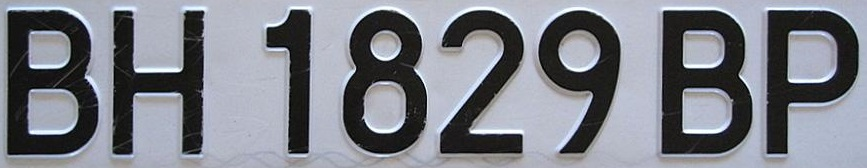
%> input picture images/plate_1.jpg, 867 x 168 px; its folder holds only this picture in this run
$ octave main.m   (GNU Octave 9; MATLAB toolbox functions it lacks are replaced by stand-ins)
%> lines starting %> are read from the running program, lines starting %| are printed output that depends on the picture; in (x1, y1, x2, y2) boxes, pixels count from 0 and x2, y2 are one past the last pixel; in counts of white or black regions, pixels touching at a corner belong together; the program's own positions count from 1
### Threshold.m
function img_blackAndWhite = Threshold(img_gray)
%Threshold converts a gray-scale image into a binary image
%   input:  a gray-scale image
%   output: a black-and-white image (binary image)

% find the maximum value ...
 max_level = max(img_gray);
 [row, col] = size(max_level);
 maxValue = max_level(1,1);
 for m = 1 : row
     for n = 1 : col
         maximum = max_level(m, n);
         if maximum > maxValue
             maxValue = maximum;
         end
     end
 end

 % find the minimum value ...
 min_level = min(img_gray);
 [row, col] = size(min_level);
 minValue = min_level(1,1);
 for m = 1 : row
     for n = 1 : col
         minimum = min_level(m, n);
         if minimum < minValue
             minValue = minimum;
         end
     end
 end

 % delete unnecessary variables
 clear max_level; clear min_level; clear maximum; clear minimum;

 % apply threshold ... (only black and white)
 threshold_value = ((maxValue + minValue)/2) - 1;
 [row, col] = size(img_gray);
 img_blackAndWhite = uint8(zeros(row, col));
 for m = 1 : row
     for n = 1 : col
         pixel = img_gray(m,n);
         if pixel <= threshold_value
             img_blackAndWhite(m,n) = 255; % it should be 0 ,but it's inverted
         else
             img_blackAndWhite(m,n) = 0; % it should be 255 ,but it's inverted
         end
     end
 end

end

### main.m
% NOTE:
%   images MUST be in .jpg format

close all; clear; clc;

% get all images from a specific directory using regex:
images = dir('images\*.jpg');

for index = 1:length(images)
    % close ALL opened figures, if any exists:
    close all;

    % get an image name:
    img_name = images(index).name;
    original_name = strcat('images\', img_name);

    % read a specific image:
    img_original = imread(original_name);
%> img_original is the input picture: size 168x867x3 uint8; mean R, G, B 125.4, 128.2, 136.6

    % check image dimentions to apply resize:
    [width, height, dim] = size(img_original);
%> width = 168; height = 867; dim = 3
    if (width > 500) || (height > 2000)
        img_original = imresize(img_original, 1/3);
    end

    % change original image into gray image:
    img_grayScale = rgb2gray(img_original);
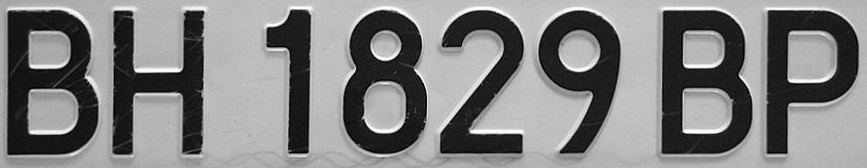
%> img_grayScale: size 168x867 uint8; min 0, max 254, mean 128.3

    % apply threshold to get a binary image:
    img_BlackAndWhite = Threshold(img_grayScale);
%> in Threshold, `max_level = max(img_gray);`: max_level = 867 values, max 254 at index 387, min 170 at index 4, mean 233.1
%> in Threshold, `maxValue = max_level(1,1);`: maxValue = 178
%> after the loop in Threshold, `for m = 1 : row`: maxValue = 254
%> in Threshold, `min_level = min(img_gray);`: min_level = 867 values, max 179 at index 756, min 0 at index 291, mean 45.56
%> in Threshold, `minValue = min_level(1,1);`: minValue = 164
%> after the loop in Threshold, `for m = 1 : row`: minValue = 0
%> in Threshold, `threshold_value = ((maxValue + minValue)/2) - 1;`: threshold_value = 126
%> after the loop in Threshold, `for m = 1 : row`:
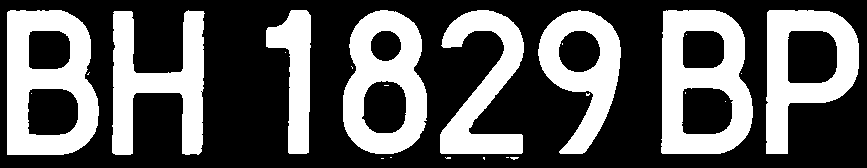
%> img_blackAndWhite: size 168x867 uint8; 35.8% white; 25 white regions (17 under 20 px), largest, box (x1, y1, x2, y2) and area: (7, 10, 99, 155) 8361, (661, 10, 753, 154) 8231, (343, 10, 427, 154) 7179

    % remove small connected components from binary image:
    img_WithoutNoise = bwareaopen(img_BlackAndWhite, 450);

    % apply O.C.R. on the filtered image:
%> (the run ends here)

$ run again, on images/plate_5.jpg
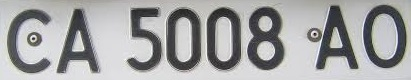
%> input picture images/plate_5.jpg, 411 x 80 px
%> img_original is the input picture: size 80x411x3 uint8; mean R, G, B 163.2, 163.6, 164
%> max_level = 411 values, max 255 at index 126, min 206 at index 410, mean 226.8
%> in Threshold, `maxValue = max_level(1,1);`: maxValue = 224
%> after the loop in Threshold, `for m = 1 : row`: maxValue = 255
%> min_level = 411 values, max 187 at index 1, min 4 at index 315, mean 78.45
%> in Threshold, `minValue = min_level(1,1);`: minValue = 187
%> after the loop in Threshold, `for m = 1 : row`: minValue = 4
%> threshold_value = 127
%> after the loop in Threshold, `for m = 1 : row`:
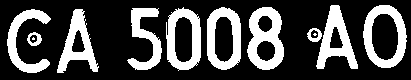
%> img_blackAndWhite: size 80x411 uint8; 28.6% white; 12 white regions (2 under 20 px), largest, box (x1, y1, x2, y2) and area: (247, 7, 284, 70) 1380, (363, 5, 407, 68) 1223, (316, 5, 358, 69) 1175
%> `img_WithoutNoise = bwareaopen(img_BlackAndWhite, 450);`:
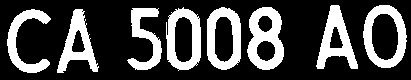
%> img_WithoutNoise: size 80x411 logical; 27.9% white; 8 white regions, largest, box (x1, y1, x2, y2) and area: (247, 7, 284, 70) 1380, (363, 5, 407, 68) 1223, (316, 5, 358, 69) 1175

$ run again, on images/plate_6.jpg
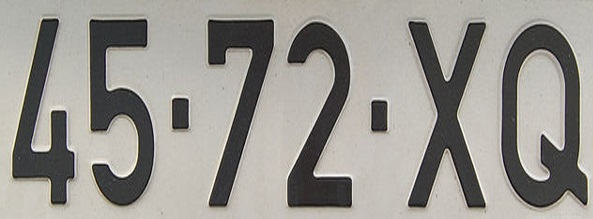
%> input picture images/plate_6.jpg, 593 x 219 px
%> img_original is the input picture: size 219x593x3 uint8; mean R, G, B 151.8, 149.2, 143.7
%> max_level = 593 values, max 254 at index 126, min 196 at index 197, mean 226.2
%> in Threshold, `maxValue = max_level(1,1);`: maxValue = 205
%> after the loop in Threshold, `for m = 1 : row`: maxValue = 254
%> min_level = 593 values, max 179 at index 590, min 0 at index 225, mean 54.66
%> in Threshold, `minValue = min_level(1,1);`: minValue = 175
%> after the loop in Threshold, `for m = 1 : row`: minValue = 0
%> threshold_value = 126
%> after the loop in Threshold, `for m = 1 : row`:
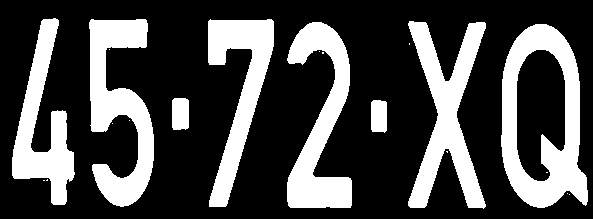
%> img_blackAndWhite: size 219x593 uint8; 29% white; 20 white regions (12 under 20 px), largest, box (x1, y1, x2, y2) and area: (501, 24, 588, 208) 7679, (89, 19, 154, 207) 6453, (408, 21, 486, 209) 6367

$ run again, on images/plate_7.jpg
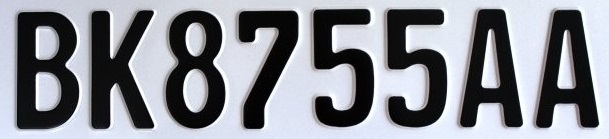
%> input picture images/plate_7.jpg, 609 x 139 px
%> img_original is the input picture: size 139x609x3 uint8; mean R, G, B 136.5, 138.9, 146
%> max_level = 609 values, max 255 at index 37, min 223 at index 171, mean 243.8
%> in Threshold, `maxValue = max_level(1,1);`: maxValue = 233
%> after the loop in Threshold, `for m = 1 : row`: maxValue = 255
%> min_level = 609 values, max 235 at index 606, min 0 at index 52, mean 41.75
%> in Threshold, `minValue = min_level(1,1);`: minValue = 205
%> after the loop in Threshold, `for m = 1 : row`: minValue = 0
%> threshold_value = 127
%> after the loop in Threshold, `for m = 1 : row`:
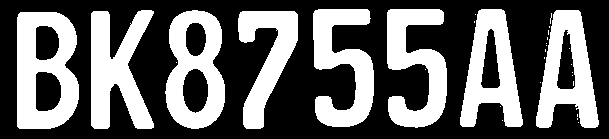
%> img_blackAndWhite: size 139x609 uint8; 39.5% white; 31 white regions (23 under 20 px), largest, box (x1, y1, x2, y2) and area: (17, 12, 79, 129) 4974, (91, 10, 154, 129) 4484, (165, 10, 225, 129) 4257
%> `img_WithoutNoise = bwareaopen(img_BlackAndWhite, 450);`:
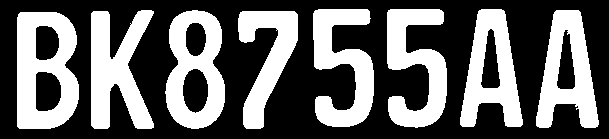
%> img_WithoutNoise: size 139x609 logical; 39.5% white; 8 white regions, largest, box (x1, y1, x2, y2) and area: (17, 12, 79, 129) 4974, (91, 10, 154, 129) 4484, (165, 10, 225, 129) 4257

$ run again, on images/plate_2.jpg
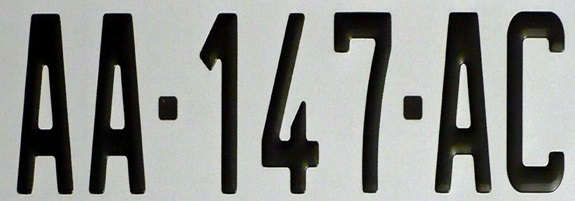
%> input picture images/plate_2.jpg, 575 x 201 px
%> img_original is the input picture: size 201x575x3 uint8; mean R, G, B 143.5, 145.5, 142.1
%> max_level = 575 values, max 254 at index 469, min 188 at index 1, mean 219.9
%> in Threshold, `maxValue = max_level(1,1);`: maxValue = 188
%> after the loop in Threshold, `for m = 1 : row`: maxValue = 254
%> min_level = 575 values, max 209 at index 573, min 0 at index 19, mean 55.55
%> in Threshold, `minValue = min_level(1,1);`: minValue = 176
%> after the loop in Threshold, `for m = 1 : row`: minValue = 0
%> threshold_value = 126
%> after the loop in Threshold, `for m = 1 : row`:
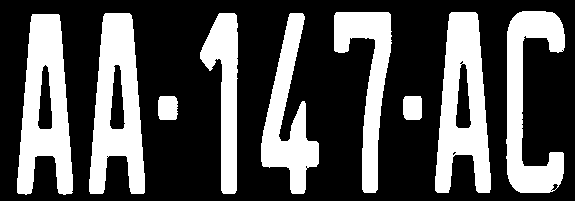
%> img_blackAndWhite: size 201x575 uint8; 32.3% white; 9 white regions, largest, box (x1, y1, x2, y2) and area: (89, 13, 145, 194) 6350, (17, 14, 73, 195) 6323, (435, 12, 491, 193) 6281
%> `img_WithoutNoise = bwareaopen(img_BlackAndWhite, 450);`:
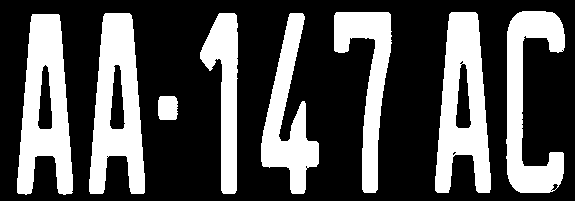
%> img_WithoutNoise: size 201x575 logical; 32% white; 8 white regions, largest, box (x1, y1, x2, y2) and area: (89, 13, 145, 194) 6350, (17, 14, 73, 195) 6323, (435, 12, 491, 193) 6281
